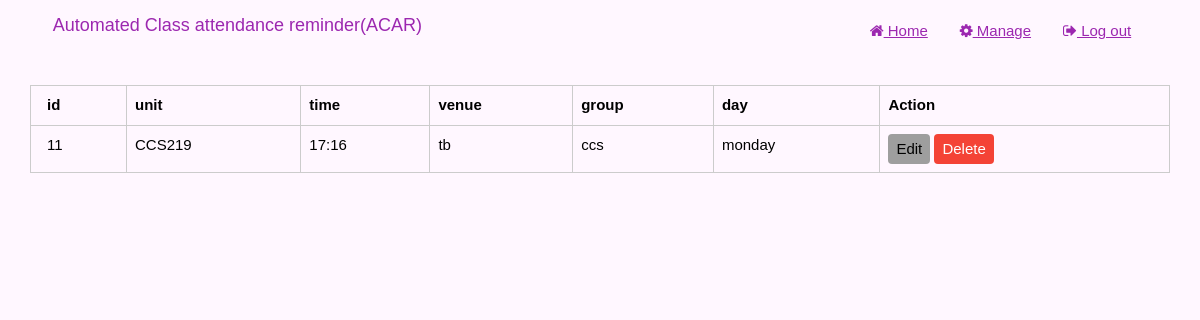
The page /manage_reminder.php (signed in) on the database its author committed.
### tables this page shows
CREATE TABLE `reminders` (
  `reminder_id` int(11) NOT NULL,
  `unit` varchar(40) NOT NULL,
  `time` varchar(15) NOT NULL,
  `venue` varchar(30) NOT NULL,
  `group` varchar(50) NOT NULL,
  `dayOfTheWeek` varchar(15) NOT NULL,
  `lecturer_id` varchar(40) NOT NULL
);

### backend/crud.php (called while the page is built, shortened)
<?php
class Crud
{
    public $conn;
    public function __construct(string $server, string $user, string $password, string $database)
    {
        $this->conn = new mysqli($server, $user, $password, $database);
    }
    public function fetch_data($sql)
    {
        $result = $this->conn->query($sql);
        $array = array();
        while ($row = $result->fetch_assoc()) {
            $array[] = $row;
        }
        return $array;
    }
}
?>

### manage_reminder.php (the view, shortened to what this page needs)
<?php
include ("./backend/crud.php");
$lecturerId = $_SESSION['email'];
$crud = new Crud("127.0.0.1", "root", "", "acar");
$fetch = $crud->fetch_data("SELECT * FROM reminders where lecturer_id = '$lecturerId'");
?>
<!DOCTYPE html>
<html lang="en">
<head>
    <link rel="stylesheet" type="text/css" href="./css/w3.css">
    <link rel="stylesheet" type="text/css" href="./css/font-awesome/css/font-awesome.min.css">
    <link rel="stylesheet" type="text/css" href="./index.css">
</head>
<body>
    <?php require ("./navigation.php"); ?>
    <br>
    <div class="w3-auto">
        <table class="w3-table w3-bordered">
            <tr>
                <th>id</th>
                <th>unit</th>
                <th>time</th>
                <th>venue</th>
                <th>group</th>
                <th>day</th>
                <th>Action</th>
            </tr>
            <?php
            foreach ($fetch as $row) {
                ?>
                <tr>
                    <td>
                        <?php echo $row['reminder_id']; ?>
                    </td>
                    <td>
                        <?php echo $row['unit']; ?>
                    </td>
                    <td>
                        <?php echo $row['time']; ?>
                    </td>
                    <td>
                        <?php echo $row['venue']; ?>
                    </td>
                    <td>
                        <?php echo $row['group']; ?>
                    </td>
                    <td>
                        <?php echo $row['dayOfTheWeek']; ?>
                    </td>
                    <td><a href="manage_reminder.php?reminder_id=<?php echo $row["reminder_id"]; ?>"
                            class="w3-button w3-padding-small w3-grey w3-round">Edit</a>&nbsp;<a
                            href="/backend/connection.php?deleteReminder=<?php echo $row["reminder_id"]; ?>"
                            class="w3-button w3-padding-small w3-red w3-round">Delete</a></td>
                </tr>
                <?php
            }
            ?>
        </table>
    </div>
</body>
</html>

### css/w3.css (style rules this page uses)
html { box-sizing: border-box; }
*, *:before, *:after { box-sizing: inherit; }
html { -ms-text-size-adjust: 100%; -webkit-text-size-adjust: 100%; }
body { margin: 0; }
a { background-color: transparent; }
html, body { font-family: Verdana, sans-serif; font-size: 15px; line-height: 1.5; }
html { overflow-x: hidden; }
a { color: inherit; }
.w3-table, .w3-table-all { border-collapse: collapse; border-spacing: 0; width: 100%; display: table; }
.w3-bordered tr, .w3-table-all tr { border-bottom: 1px solid #ddd; }
.w3-table td, .w3-table th, .w3-table-all td, .w3-table-all th { padding: 8px 8px; display: table-cell; text-align: left; vertical-align: top; }
.w3-table th:first-child, .w3-table td:first-child, .w3-table-all th:first-child, .w3-table-all td:first-child { padding-left: 16px; }
.w3-btn, .w3-button { border: none; display: inline-block; padding: 8px 16px; vertical-align: middle; overflow: hidden; text-decoration: none; color: inherit; background-color: inherit; text-align: center; cursor: pointer; white-space: nowrap; }
.w3-btn, .w3-button { -webkit-touch-callout: none; -webkit-user-select: none; -khtml-user-select: none; -moz-user-select: none; -ms-user-select: none; user-select: none; }
.w3-content, .w3-auto { margin-left: auto; margin-right: auto; }
.w3-auto { max-width: 1140px; }
@media (max-width: 1205px) { .w3-auto { max-width: 95%; } }
.w3-round, .w3-round-medium { border-radius: 4px; }
.w3-padding-small { padding: 4px 8px !important; }
.w3-red, .w3-hover-red:hover { color: #fff !important; background-color: #f44336 !important; }
.w3-grey, .w3-hover-grey:hover, .w3-gray, .w3-hover-gray:hover { color: #000 !important; background-color: #9e9e9e !important; }

### index.css (style rules this page uses)
body { background-color: #ffeeff77; }
th, td { text-align: center; padding: 12px; }

### manage_reminder.php (style rules this page uses)
th, td { border: 1px solid #ccc; }

### rows shown on the page
reminders: reminder_id "11", unit "CCS219", time "17:16", venue "tb", group "ccs", dayOfTheWeek "monday"
